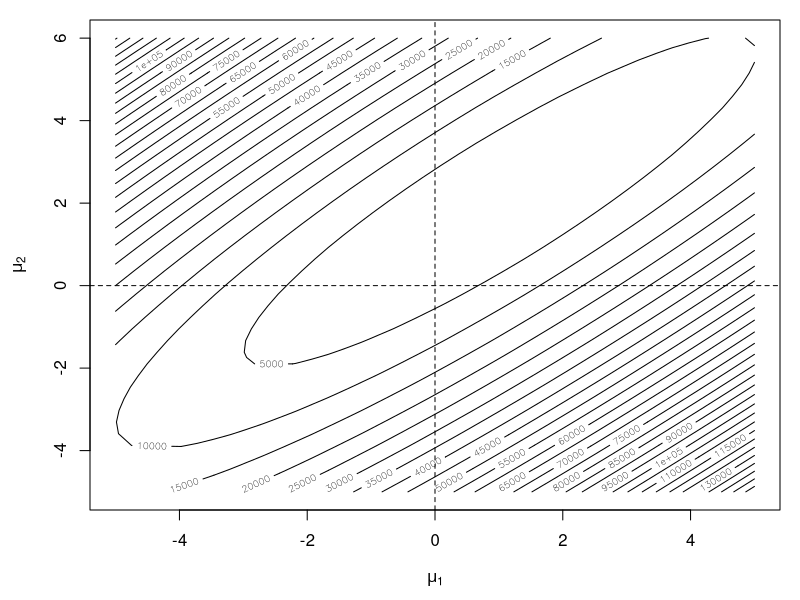
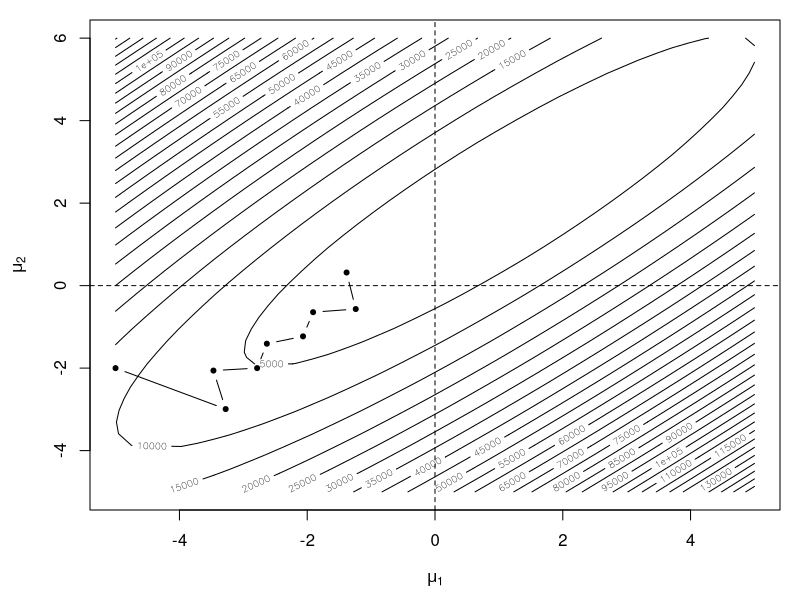
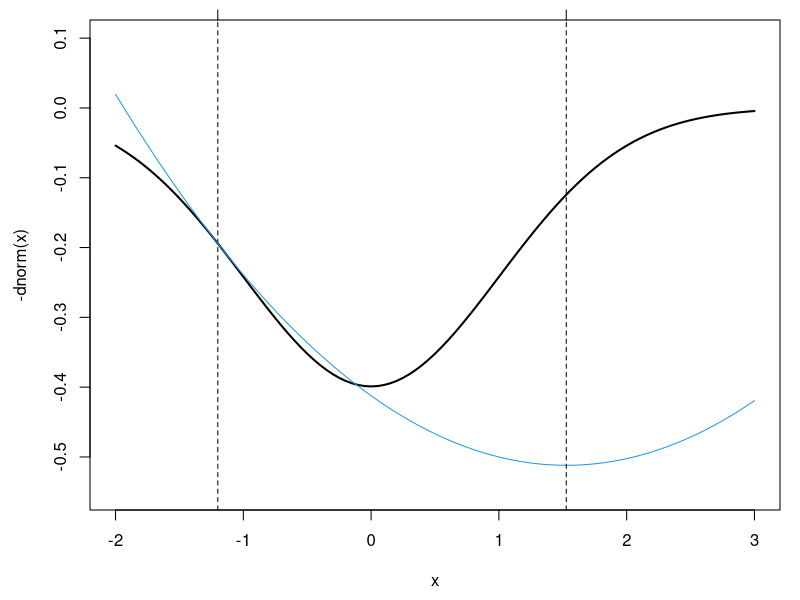
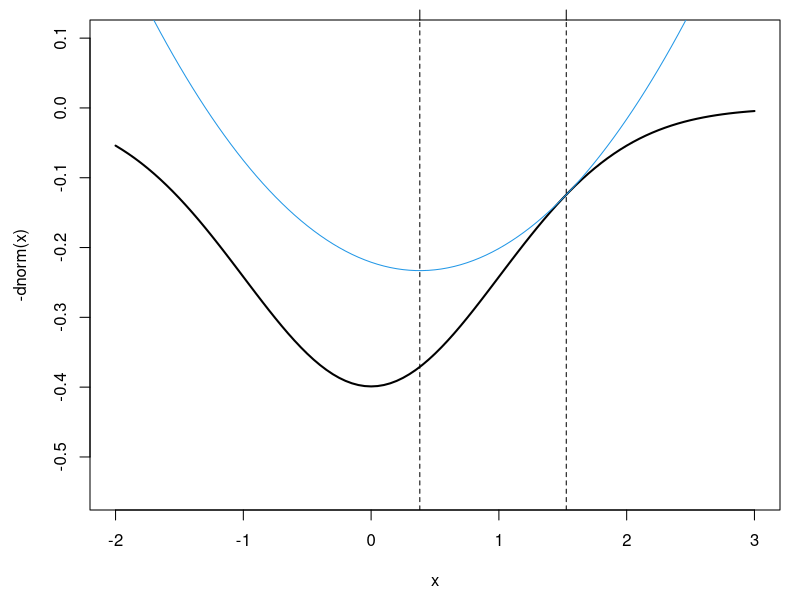

R code for these plots, in order:
## ---- chunk 1
set.seed(2017-08-10)
mu <- c(1, 2)
S <- rbind(c(1, .9), c(.9, 1))
x <- MASS::mvrnorm(500, mu, S)
nloglike <- function(mu1, mu2) {
        dmv <- mvtnorm::dmvnorm(x, c(mu1, mu2), S, log = TRUE)
        -sum(dmv)
}
nloglike <- Vectorize(nloglike, c("mu1", "mu2"))
nx <- 40
ny <- 40
xg <- seq(-5, 5, len = nx)
yg <- seq(-5, 6, len = ny)
g <- expand.grid(xg, yg)
nLL <- nloglike(g[, 1], g[, 2])
z <- matrix(nLL, nx, ny)
par(mar = c(4.5, 4.5, 1, 1))
contour(xg, yg, z, nlevels = 40, xlab = expression(mu[1]), 
        ylab = expression(mu[2]))
abline(h = 0, v = 0, lty = 2)
## ---- chunk 2
library(dplyr, warn.conflicts = FALSE)
norm <- function(x) x / sqrt(sum(x^2))
Sinv <- solve(S)  ## I know I said not to do this!
step1 <- function(mu, alpha = 1) {
        D <- sweep(x, 2, mu, "-")
        score <- colSums(D) %>% norm
        mu + alpha * drop(Sinv %*% score)
}
steep <- function(mu, n = 10, ...) {
        results <- vector("list", length = n)
        for(i in seq_len(n)) {
                results[[i]] <- step1(mu, ...)
                mu <- results[[i]]
        }
        results
}
m <- do.call("rbind", steep(c(-5, -2), 8))
m <- rbind(c(-5, -2), m)

par(mar = c(4.5, 4.5, 1, 1))
contour(xg, yg, z, nlevels = 40, xlab = expression(mu[1]), 
        ylab = expression(mu[2]))
abline(h = 0, v = 0, lty = 2)
points(m, pch = 20, type = "b")
## ---- chunk 3
curve(-dnorm(x), -2, 3, lwd = 2, ylim = c(-0.55, .1))
xn <- -1.2
abline(v = xn, lty = 2)
axis(3, xn, expression(x[n]))
g <- function(x) {
        -dnorm(xn) + (x-xn) * xn * dnorm(xn) - 0.5 * (x-xn)^2 * (dnorm(xn) - xn * (xn * dnorm(xn)))
}
curve(g, -2, 3, add = TRUE, col = 4)
op <- optimize(g, c(0, 3))
abline(v = op$minimum, lty = 2)
axis(3, op$minimum, expression(x[n+1]))


## ---- chunk 4
curve(-dnorm(x), -2, 3, lwd = 2, ylim = c(-0.55, .1))
xn <- -1.2
op <- optimize(g, c(0, 3))
abline(v = op$minimum, lty = 2)
axis(3, op$minimum, expression(x[n+1]))

xn <- op$minimum
curve(g, -2, 3, add = TRUE, col = 4)
op <- optimize(g, c(0, 3))
abline(v = op$minimum, lty = 2)
axis(3, op$minimum, expression(x[n+2]))
